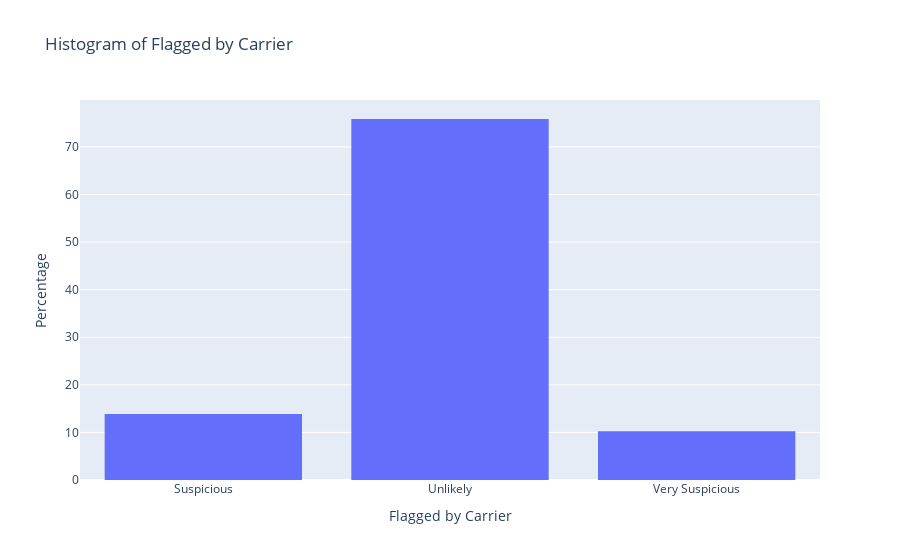
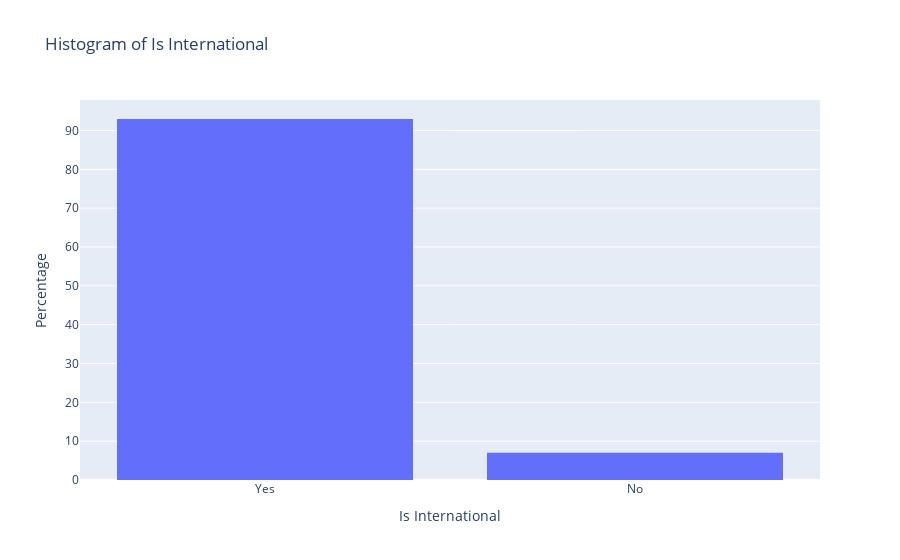
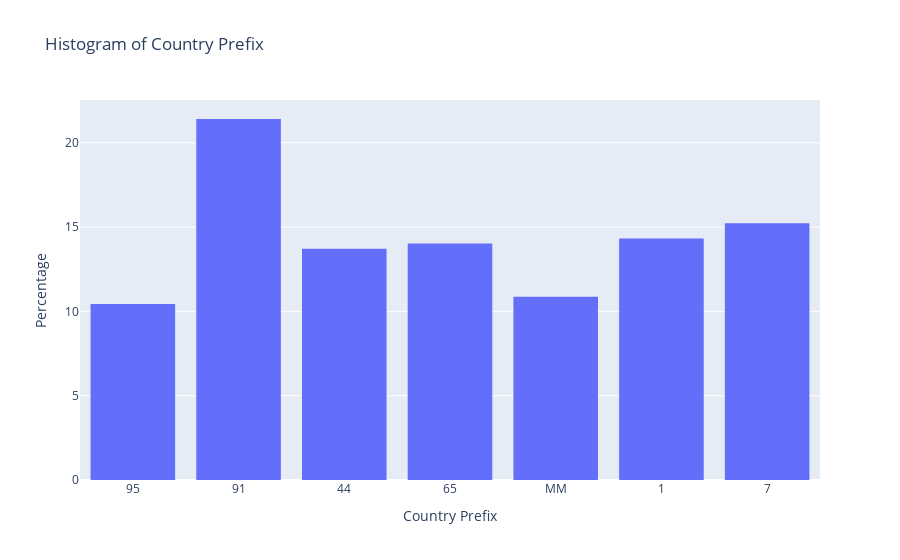
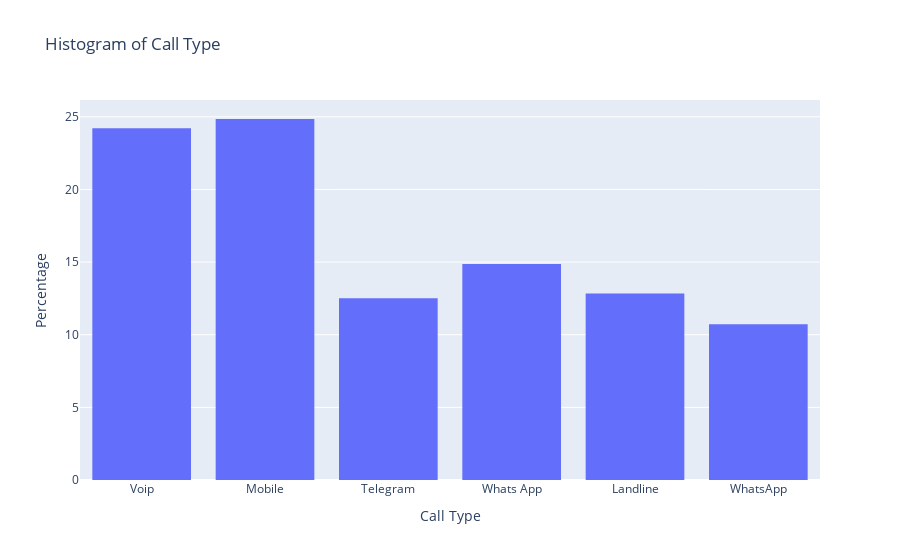

Notebook code cell kept with these figures, in order:
### Markdown cell above
We notice that there is an imbalance in the labels for the dataset, likely due to the presence of answered calls being more likely not scams, we have to consider this when we perform the train test split for model training later on to ensure test train sets are reprentative

### Code cell
categorical_features = df.select_dtypes(include='object')
for v in categorical_features:
    fig = go.Figure()
    fig.add_trace(go.Histogram(
        x=df[v],
        nbinsx=len(df[v].unique()), 
        histnorm='percent'
    ))
    fig.update_layout(
        title=f"Histogram of {v}",
        xaxis_title=v,
        yaxis_title='Percentage',
    )
    fig.show()

### Figure 1 — Plotly figure (JSON) as saved in the notebook; plotly's stock layout.template omitted (floating-point values rounded to 4 significant figures; data arrays with more than 128 entries replaced by an {"elided": "..."} marker saying what was removed)
{"data": [{"histnorm": "percent", "nbinsx": 3, "type": "histogram", "x": {"elided": "12000 str values"}}], "layout": {"title": {"text": "Histogram of Flagged by Carrier"}, "xaxis": {"title": {"text": "Flagged by Carrier"}}, "yaxis": {"title": {"text": "Percentage"}}}}

### Figure 2 — Plotly figure (JSON) as saved in the notebook; plotly's stock layout.template omitted (floating-point values rounded to 4 significant figures; data arrays with more than 128 entries replaced by an {"elided": "..."} marker saying what was removed)
{"data": [{"histnorm": "percent", "nbinsx": 2, "type": "histogram", "x": {"elided": "12000 str values"}}], "layout": {"title": {"text": "Histogram of Is International"}, "xaxis": {"title": {"text": "Is International"}}, "yaxis": {"title": {"text": "Percentage"}}}}

### Figure 3 — Plotly figure (JSON) as saved in the notebook; plotly's stock layout.template omitted (floating-point values rounded to 4 significant figures; data arrays with more than 128 entries replaced by an {"elided": "..."} marker saying what was removed)
{"data": [{"histnorm": "percent", "nbinsx": 7, "type": "histogram", "x": {"elided": "12000 str values"}}], "layout": {"title": {"text": "Histogram of Country Prefix"}, "xaxis": {"title": {"text": "Country Prefix"}}, "yaxis": {"title": {"text": "Percentage"}}}}

### Figure 4 — Plotly figure (JSON) as saved in the notebook; plotly's stock layout.template omitted (floating-point values rounded to 4 significant figures; data arrays with more than 128 entries replaced by an {"elided": "..."} marker saying what was removed)
{"data": [{"histnorm": "percent", "nbinsx": 6, "type": "histogram", "x": {"elided": "12000 str values"}}], "layout": {"title": {"text": "Histogram of Call Type"}, "xaxis": {"title": {"text": "Call Type"}}, "yaxis": {"title": {"text": "Percentage"}}}}
